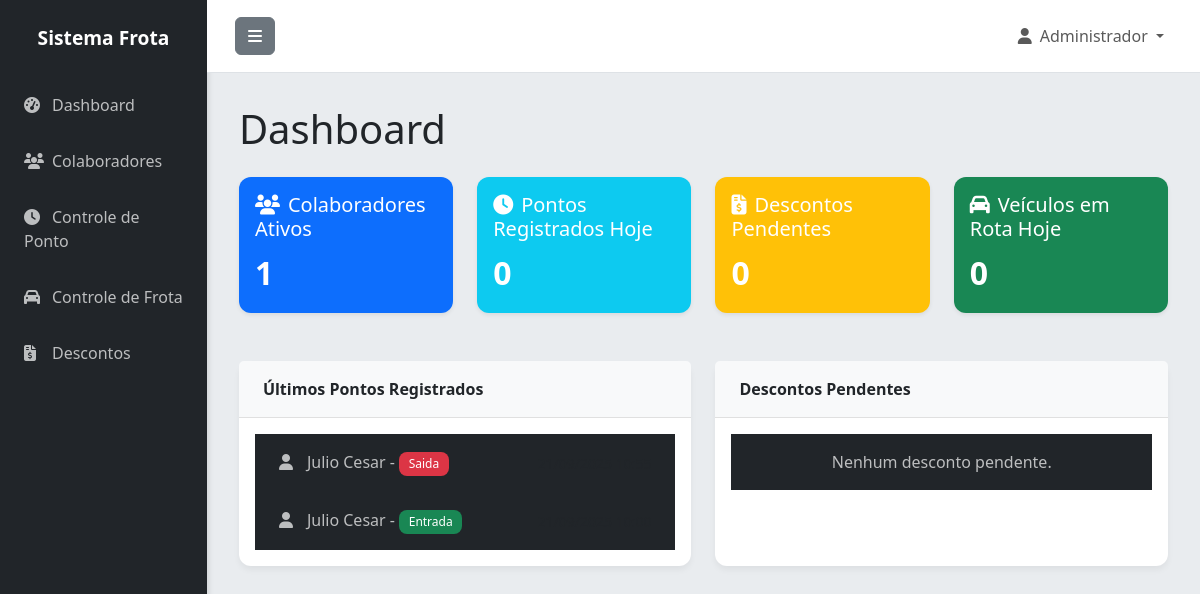
The page / (signed in) on the database as committed earlier.
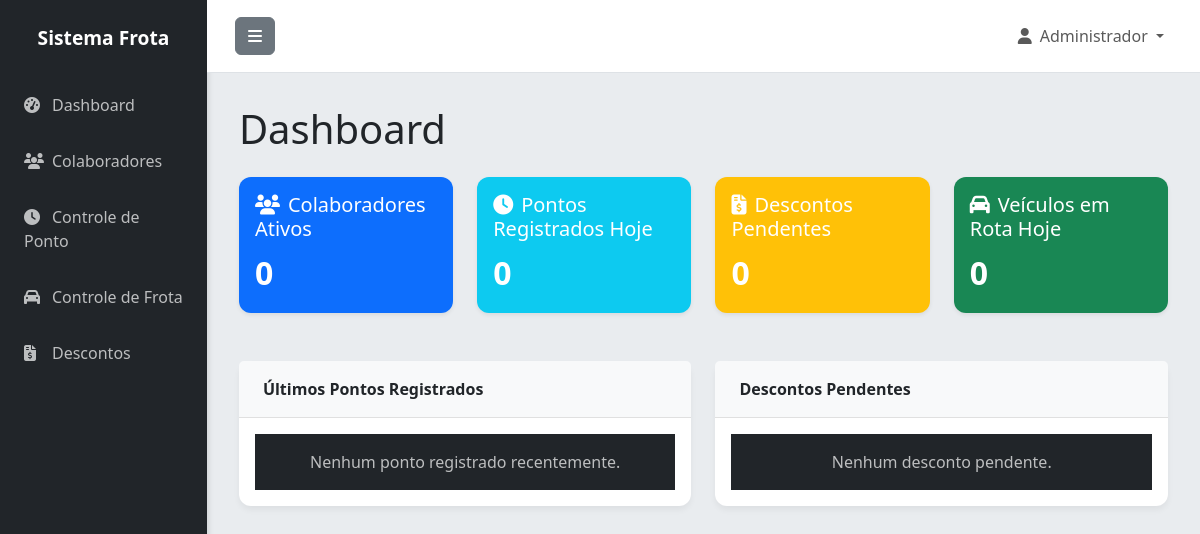
The same page on the database as committed later.
### app.py (models this page shows)
class Ponto(db.Model):
    id = db.Column(db.Integer, primary_key=True)
    colaborador_id = db.Column(db.Integer, db.ForeignKey('colaborador.id'), nullable=False)
    data_hora = db.Column(db.DateTime, nullable=False)
    tipo = db.Column(db.String(10), nullable=False)  # entrada ou saida
    observacao = db.Column(db.Text)
    extraordinario = db.Column(db.Boolean, default=False)
    criado_em = db.Column(db.DateTime, default=datetime.utcnow)

class Colaborador(db.Model):
    id = db.Column(db.Integer, primary_key=True)
    nome = db.Column(db.String(100), nullable=False)
    matricula = db.Column(db.String(50), unique=True, nullable=False)
    cpf = db.Column(db.String(14), unique=True)
    telefone = db.Column(db.String(20))
    email = db.Column(db.String(120))
    veiculo_vinculado = db.Column(db.String(20))
    ativo = db.Column(db.Boolean, default=True)
    criado_em = db.Column(db.DateTime, default=datetime.utcnow)
    pontos = db.relationship('Ponto', backref='colaborador', lazy=True, cascade='all, delete-orphan')
    frotas = db.relationship('Frota', backref='motorista_obj', lazy=True)
    descontos = db.relationship('Desconto', backref='colaborador', lazy=True)

### app.py (the view)
@app.route('/')
@login_required
def index():
    total_colaboradores = Colaborador.query.filter_by(ativo=True).count()
    total_pontos_hoje = Ponto.query.filter(
        db.func.date(Ponto.data_hora) == date.today()
    ).count()
    total_descontos_pendentes = Desconto.query.filter_by(status='pendente').count()
    total_frota_hoje = Frota.query.filter_by(data=date.today()).count()
    ultimos_pontos = Ponto.query.order_by(Ponto.data_hora.desc()).limit(5).all()
    ultimos_descontos = Desconto.query.filter_by(status='pendente').order_by(Desconto.criado_em.desc()).limit(5).all()
    return render_template('index.html',
                         total_colaboradores=total_colaboradores,
                         total_pontos_hoje=total_pontos_hoje,
                         total_descontos_pendentes=total_descontos_pendentes,
                         total_frota_hoje=total_frota_hoje,
                         ultimos_pontos=ultimos_pontos,
                         ultimos_descontos=ultimos_descontos)

### app.py (called while the page is built, shortened)
@login_manager.user_loader
def load_user(user_id):
    return Usuario.query.get(int(user_id))

@app.before_request
def create_tables():
    db.create_all()

### templates/index.html (shortened to what this page needs)
{% extends "base.html" %}
{% block content %}
<h1 class="mb-4">Dashboard</h1>
<div class="row">
    <div class="col-md-3 mb-4">
        <div class="card bg-primary text-white h-100 shadow-sm">
            <div class="card-body">
                <h5 class="card-title"><i class="fas fa-users me-2"></i>Colaboradores Ativos</h5>
                <p class="card-text fs-2 fw-bold">{{ total_colaboradores }}</p>
            </div>
        </div>
    </div>
    <div class="col-md-3 mb-4">
        <div class="card bg-info text-white h-100 shadow-sm">
            <div class="card-body">
                <h5 class="card-title"><i class="fas fa-clock me-2"></i>Pontos Registrados Hoje</h5>
                <p class="card-text fs-2 fw-bold">{{ total_pontos_hoje }}</p>
            </div>
        </div>
    </div>
    <div class="col-md-3 mb-4">
        <div class="card bg-warning text-white h-100 shadow-sm">
            <div class="card-body">
                <h5 class="card-title"><i class="fas fa-file-invoice-dollar me-2"></i>Descontos Pendentes</h5>
                <p class="card-text fs-2 fw-bold">{{ total_descontos_pendentes }}</p>
            </div>
        </div>
    </div>
    <div class="col-md-3 mb-4">
        <div class="card bg-success text-white h-100 shadow-sm">
            <div class="card-body">
                <h5 class="card-title"><i class="fas fa-car me-2"></i>Veículos em Rota Hoje</h5>
                <p class="card-text fs-2 fw-bold">{{ total_frota_hoje }}</p>
            </div>
        </div>
    </div>
</div>
<div class="row mt-4">
    <div class="col-md-6">
        <div class="card h-100">
            <div class="card-header">Últimos Pontos Registrados</div>
            <div class="card-body">
                <ul class="list-group list-group-flush">
                    {% for ponto in ultimos_pontos %}
                        <li class="list-group-item d-flex justify-content-between align-items-center">
                            <span>
                                <i class="fas fa-user me-2"></i>{{ ponto.colaborador.nome }} -
                                <span class="badge bg-{{ 'success' if ponto.tipo == 'entrada' else 'danger' }}">{{ ponto.tipo|capitalize }}</span>
                            </span>
                            <small class="text-muted">{{ ponto.data_hora.strftime('%d/%m/%Y %H:%M') }}</small>
                        </li>
                    {% else %}
                        <li class="list-group-item text-center text-muted">Nenhum ponto registrado recentemente.</li>
                    {% endfor %}
                </ul>
            </div>
        </div>
    </div>
    <div class="col-md-6">
        <div class="card h-100">
            <div class="card-header">Descontos Pendentes</div>
            <div class="card-body">
                <ul class="list-group list-group-flush">
                    {% for desconto in ultimos_descontos %}
                        <li class="list-group-item">
                            <div class="d-flex w-100 justify-content-between">
                                <h6 class="mb-1">{{ desconto.colaborador.nome }} - R$ {{ "%.2f"|format(desconto.valor) }}</h6>
                                <small class="text-muted">{{ desconto.data.strftime('%d/%m/%Y') }}</small>
                            </div>
                            <p class="mb-1 text-muted">{{ desconto.motivo }}</p>
                        </li>
                    {% else %}
                         <li class="list-group-item text-center text-muted">Nenhum desconto pendente.</li>
                    {% endfor %}
                </ul>
            </div>
        </div>
    </div>
</div>
{% endblock %}

Rows that differ between the two databases and show on the page:
removed Ponto: colaborador.nome "Julio Cesar", tipo "Saida"
removed Ponto: colaborador.nome "Julio Cesar", tipo "Entrada"
Other text that changed with them:
{{ total_colaboradores }}: "1" → "0"
text now shown: "Nenhum ponto registrado recentemente."
